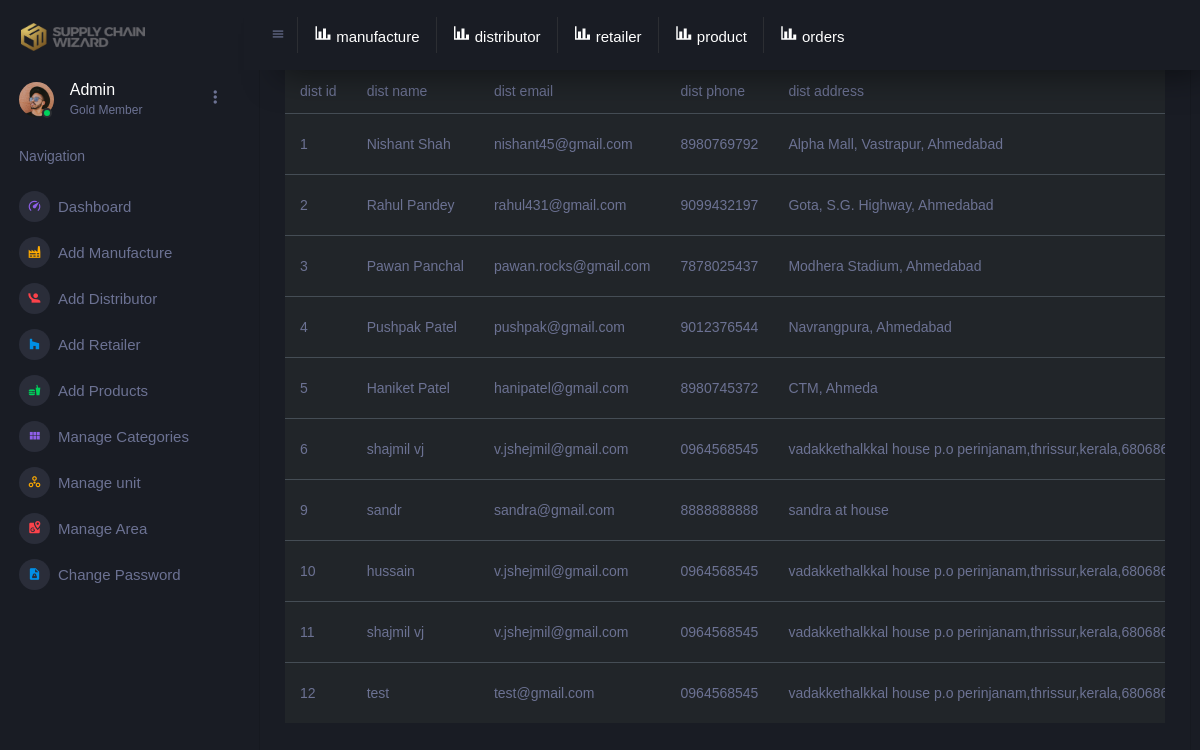
The page /admin/view_distributor.php on the database its author committed.
### tables this page shows
CREATE TABLE `distributor` (
  `dist_id` int(11) NOT NULL,
  `dist_name` varchar(25) NOT NULL,
  `dist_email` varchar(50) DEFAULT NULL,
  `dist_phone` varchar(10) NOT NULL,
  `dist_address` varchar(200) DEFAULT NULL,
  `dist_photo` varchar(50) NOT NULL
);

### admin/view_distributor.php (the view, shortened to what this page needs)
<!DOCTYPE html>
<html lang="en">
  <head>
    <link rel="stylesheet" href="assets/vendors/mdi/css/materialdesignicons.min.css">
    <link rel="stylesheet" href="assets/vendors/css/vendor.bundle.base.css">
    <link rel="stylesheet" href="assets/css/style.css">
  </head>
  <body>
    <div class="container-scroller">
     <?php include 'partials/_sidebar.php'; ?>
      <div class="container-fluid page-body-wrapper">
       <?php include 'partials/_navbar.php'; ?>'
        <div class="col-lg-12 grid-margin stretch-card">
                <div class="card">
                  <div class="card-body">
                    <h4 class="card-title">manufacturer</h4>
                    <div class="table-responsive">
                      <table class="table table-dark">
                        <thead>
                          <tr>
                            <th> dist id </th>
                            <th> dist name </th>
                            <th> dist email </th>
                            <th> dist phone </th>
                            <th> dist address </th>
                          </tr>
                        </thead>
                        <tbody>
                        <?php
            include('config/dbconfig.php');
            $sql = 'SELECT * FROM distributor';
            $query = mysqli_query($conn,$sql);
            $results = mysqli_fetch_all($query,MYSQLI_ASSOC);
            foreach($results as $row) {
            ?>
        <tr>
            <td><?php echo $row['dist_id']; ?></td>
            <td><?php echo $row['dist_name']; ?></td>
            <td><?php echo $row['dist_email']; ?></td>
            <td><?php echo $row['dist_phone']; ?></td>
            <td><?php echo $row['dist_address']; ?></td>
        </tr>
        <?php } ?>
                        </tbody>
                      </table>
                    </div>
                  </div>
                </div>
              </div>
  </body>
</html>

### rows shown on the page
distributor: dist_id "1", dist_name "Nishant Shah", dist_email "nishant45@gmail.com", dist_phone "8980769792", dist_address "Alpha Mall, Vastrapur, Ahmedabad"
distributor: dist_id "2", dist_name "Rahul Pandey", dist_email "rahul431@gmail.com", dist_phone "9099432197", dist_address "Gota, S.G. Highway, Ahmedabad"
distributor: dist_id "3", dist_name "Pawan Panchal", dist_email "pawan.rocks@gmail.com", dist_phone "7878025437", dist_address "Modhera Stadium, Ahmedabad"
distributor: dist_id "4", dist_name "Pushpak Patel", dist_email "pushpak@gmail.com", dist_phone "9012376544", dist_address "Navrangpura, Ahmedabad"
distributor: dist_id "5", dist_name "Haniket Patel", dist_email "hanipatel@gmail.com", dist_phone "8980745372", dist_address "CTM, Ahmeda"
distributor: dist_id "6", dist_name "shajmil vj", dist_email "v.jshejmil@gmail.com", dist_phone "0964568545", dist_address "vadakkethalkkal house p.o…"
distributor: dist_id "9", dist_name "sandr", dist_email "sandra@gmail.com", dist_phone "8888888888", dist_address "sandra at house"
distributor: dist_id "10", dist_name "hussain", dist_email "v.jshejmil@gmail.com", dist_phone "0964568545", dist_address "vadakkethalkkal house p.o…"
distributor: dist_id "11", dist_name "shajmil vj", dist_email "v.jshejmil@gmail.com", dist_phone "0964568545", dist_address "vadakkethalkkal house p.o…"
distributor: dist_id "12", dist_name "test", dist_email "test@gmail.com", dist_phone "0964568545", dist_address "vadakkethalkkal house p.o…"
